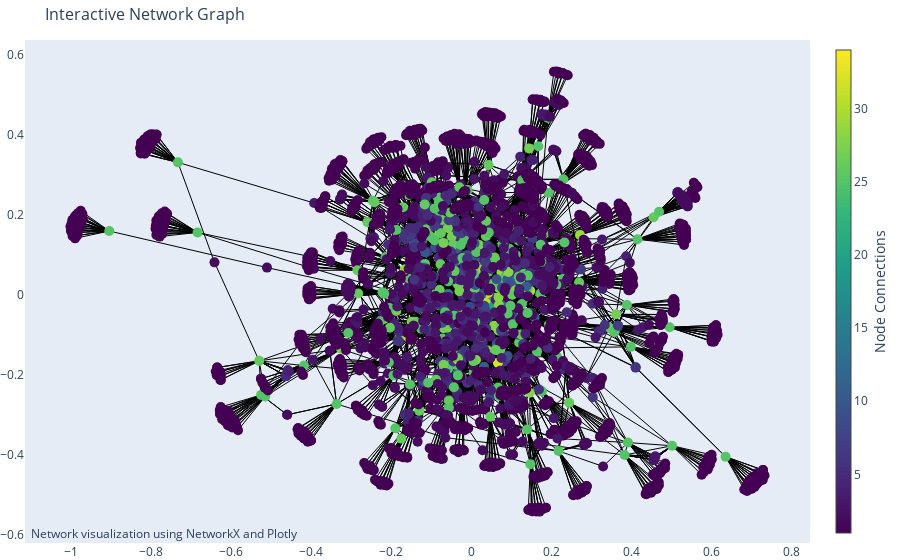

Here is the notebook cell this chart was saved with:
### Markdown cell above
## 6. Plotting the Graph Built
In this section, we visualize the graph created in the previous step. The graph displays players as nodes and their connections (teammates) as edges. The size and color of the nodes represent the number of connections (teammates) a player has, giving insight into which players are central to the network. 

We use the NetworkX `spring_layout()` to position the nodes and Plotly to create an interactive plot where users can hover over nodes to see player names and their connection count.

### Code cell
# Position nodes in the graph using a spring layout
pos = nx.spring_layout(G)

# Extract edge positions
edge_x = []
edge_y = []
for edge in G.edges():
    x0, y0 = pos[edge[0]]
    x1, y1 = pos[edge[1]]
    edge_x.append(x0)
    edge_x.append(x1)
    edge_x.append(None)  # For separating edges in the plot
    edge_y.append(y0)
    edge_y.append(y1)
    edge_y.append(None)

# Create the edge trace (lines)
edge_trace = go.Scatter(
    x=edge_x, y=edge_y,
    line=dict(width=1, color='black'),
    hoverinfo='none',
    mode='lines'
)

# Extract node positions
node_x = []
node_y = []
for node in G.nodes():
    x, y = pos[node]
    node_x.append(x)
    node_y.append(y)

# Node adjacency and hover text
node_adjacencies = []
node_text = []
for node, adjacencies in G.adjacency():
    num_connections = len(adjacencies)  # Number of connections for the node
    node_adjacencies.append(num_connections)
    node_text.append(f"Node {extract_player_name(node)} has {num_connections} connections")

# Create the node trace (points)
node_trace = go.Scatter(
    x=node_x, y=node_y,
    mode='markers',
    hoverinfo='text',
    marker=dict(
        showscale=True,
        colorscale='viridis',
        size=10,
        color=node_adjacencies,
        colorbar=dict(
            thickness=15,
            title='Node Connections',
            xanchor='left',
            titleside='right'
        ),
    )
)

# Assign node hover text
node_trace.text = node_text

# Create the plot
fig = go.Figure(data=[edge_trace, node_trace],
                layout=go.Layout(
                    title='Interactive Network Graph',
                    titlefont_size=16,
                    showlegend=False,
                    hovermode='closest',
                    margin=dict(b=0, l=0, r=0, t=40),
                    annotations=[dict(
                        text="Network visualization using NetworkX and Plotly",
                        showarrow=False,
                        xref="paper", yref="paper",
                        x=0.005, y=-0.002
                    )],
                    xaxis=dict(showgrid=False, zeroline=False),
                    yaxis=dict(showgrid=False, zeroline=False)
                )
)

# Display the graph
fig.show()

### Figure 1 — Plotly figure (JSON) as saved in the notebook; plotly's stock layout.template omitted (floating-point values rounded to 4 significant figures; data arrays with more than 128 entries replaced by an {"elided": "..."} marker saying what was removed)
{"data": [{"hoverinfo": "none", "line": {"color": "black", "width": 1}, "mode": "lines", "type": "scatter", "x": {"elided": "17034 float values"}, "y": {"elided": "17034 float values"}}, {"hoverinfo": "text", "marker": {"color": {"elided": "2544 int values"}, "colorbar": {"thickness": 15, "title": {"side": "right", "text": "Node Connections"}, "xanchor": "left"}, "colorscale": [[0, "#440154"], [0.1111, "#482878"], [0.2222, "#3e4989"], [0.3333, "#31688e"], [0.4444, "#26828e"], [0.5556, "#1f9e89"], [0.6667, "#35b779"], [0.7778, "#6ece58"], [0.8889, "#b5de2b"], [1, "#fde725"]], "showscale": true, "size": 10}, "mode": "markers", "text": {"elided": "2544 str values"}, "type": "scatter", "x": {"elided": "2544 float values"}, "y": {"elided": "2544 float values"}}], "layout": {"annotations": [{"showarrow": false, "text": "Network visualization using NetworkX and Plotly", "x": 0.005, "xref": "paper", "y": -0.002, "yref": "paper"}], "hovermode": "closest", "margin": {"b": 0, "l": 0, "r": 0, "t": 40}, "showlegend": false, "title": {"font": {"size": 16}, "text": "Interactive Network Graph"}, "xaxis": {"showgrid": false, "zeroline": false}, "yaxis": {"showgrid": false, "zeroline": false}}}
